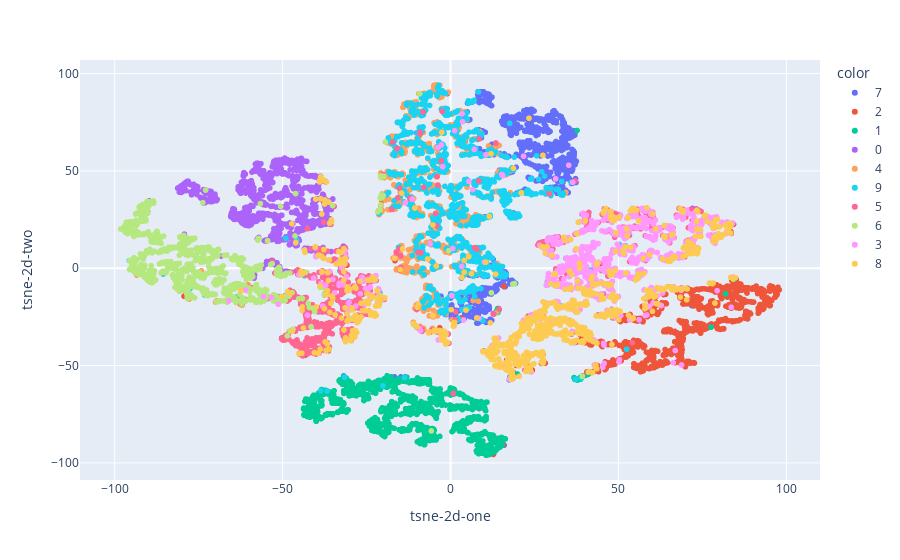

The notebook cell this image was saved under:
### Code cell
fig = px.scatter(tsne_results, x=0, y=1, color=encoded_samples.label.astype(str),labels={'0': 'tsne-2d-one', '1': 'tsne-2d-two'})
fig.show()

### Figure 1 — Plotly figure (JSON) as saved in the notebook; plotly's stock layout.template omitted (floating-point values rounded to 4 significant figures; data arrays with more than 128 entries replaced by an {"elided": "..."} marker saying what was removed)
{"data": [{"hovertemplate": "color=7<br>tsne-2d-one=%{x}<br>tsne-2d-two=%{y}<extra></extra>", "legendgroup": "7", "marker": {"color": "#636efa", "symbol": "circle"}, "mode": "markers", "name": "7", "showlegend": true, "type": "scattergl", "x": {"elided": "1028 float values"}, "xaxis": "x", "y": {"elided": "1028 float values"}, "yaxis": "y"}, {"hovertemplate": "color=2<br>tsne-2d-one=%{x}<br>tsne-2d-two=%{y}<extra></extra>", "legendgroup": "2", "marker": {"color": "#EF553B", "symbol": "circle"}, "mode": "markers", "name": "2", "showlegend": true, "type": "scattergl", "x": {"elided": "1032 float values"}, "xaxis": "x", "y": {"elided": "1032 float values"}, "yaxis": "y"}, {"hovertemplate": "color=1<br>tsne-2d-one=%{x}<br>tsne-2d-two=%{y}<extra></extra>", "legendgroup": "1", "marker": {"color": "#00cc96", "symbol": "circle"}, "mode": "markers", "name": "1", "showlegend": true, "type": "scattergl", "x": {"elided": "1135 float values"}, "xaxis": "x", "y": {"elided": "1135 float values"}, "yaxis": "y"}, {"hovertemplate": "color=0<br>tsne-2d-one=%{x}<br>tsne-2d-two=%{y}<extra></extra>", "legendgroup": "0", "marker": {"color": "#ab63fa", "symbol": "circle"}, "mode": "markers", "name": "0", "showlegend": true, "type": "scattergl", "x": {"elided": "980 float values"}, "xaxis": "x", "y": {"elided": "980 float values"}, "yaxis": "y"}, {"hovertemplate": "color=4<br>tsne-2d-one=%{x}<br>tsne-2d-two=%{y}<extra></extra>", "legendgroup": "4", "marker": {"color": "#FFA15A", "symbol": "circle"}, "mode": "markers", "name": "4", "showlegend": true, "type": "scattergl", "x": {"elided": "982 float values"}, "xaxis": "x", "y": {"elided": "982 float values"}, "yaxis": "y"}, {"hovertemplate": "color=9<br>tsne-2d-one=%{x}<br>tsne-2d-two=%{y}<extra></extra>", "legendgroup": "9", "marker": {"color": "#19d3f3", "symbol": "circle"}, "mode": "markers", "name": "9", "showlegend": true, "type": "scattergl", "x": {"elided": "1009 float values"}, "xaxis": "x", "y": {"elided": "1009 float values"}, "yaxis": "y"}, {"hovertemplate": "color=5<br>tsne-2d-one=%{x}<br>tsne-2d-two=%{y}<extra></extra>", "legendgroup": "5", "marker": {"color": "#FF6692", "symbol": "circle"}, "mode": "markers", "name": "5", "showlegend": true, "type": "scattergl", "x": {"elided": "892 float values"}, "xaxis": "x", "y": {"elided": "892 float values"}, "yaxis": "y"}, {"hovertemplate": "color=6<br>tsne-2d-one=%{x}<br>tsne-2d-two=%{y}<extra></extra>", "legendgroup": "6", "marker": {"color": "#B6E880", "symbol": "circle"}, "mode": "markers", "name": "6", "showlegend": true, "type": "scattergl", "x": {"elided": "958 float values"}, "xaxis": "x", "y": {"elided": "958 float values"}, "yaxis": "y"}, {"hovertemplate": "color=3<br>tsne-2d-one=%{x}<br>tsne-2d-two=%{y}<extra></extra>", "legendgroup": "3", "marker": {"color": "#FF97FF", "symbol": "circle"}, "mode": "markers", "name": "3", "showlegend": true, "type": "scattergl", "x": {"elided": "1010 float values"}, "xaxis": "x", "y": {"elided": "1010 float values"}, "yaxis": "y"}, {"hovertemplate": "color=8<br>tsne-2d-one=%{x}<br>tsne-2d-two=%{y}<extra></extra>", "legendgroup": "8", "marker": {"color": "#FECB52", "symbol": "circle"}, "mode": "markers", "name": "8", "showlegend": true, "type": "scattergl", "x": {"elided": "974 float values"}, "xaxis": "x", "y": {"elided": "974 float values"}, "yaxis": "y"}], "layout": {"legend": {"title": {"text": "color"}, "tracegroupgap": 0}, "margin": {"t": 60}, "xaxis": {"anchor": "y", "domain": [0, 1], "title": {"text": "tsne-2d-one"}}, "yaxis": {"anchor": "x", "domain": [0, 1], "title": {"text": "tsne-2d-two"}}}}
